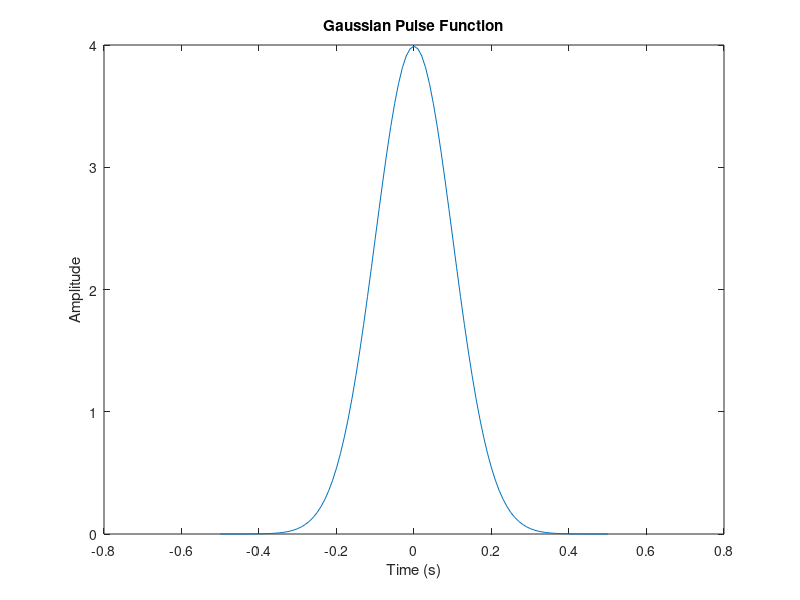
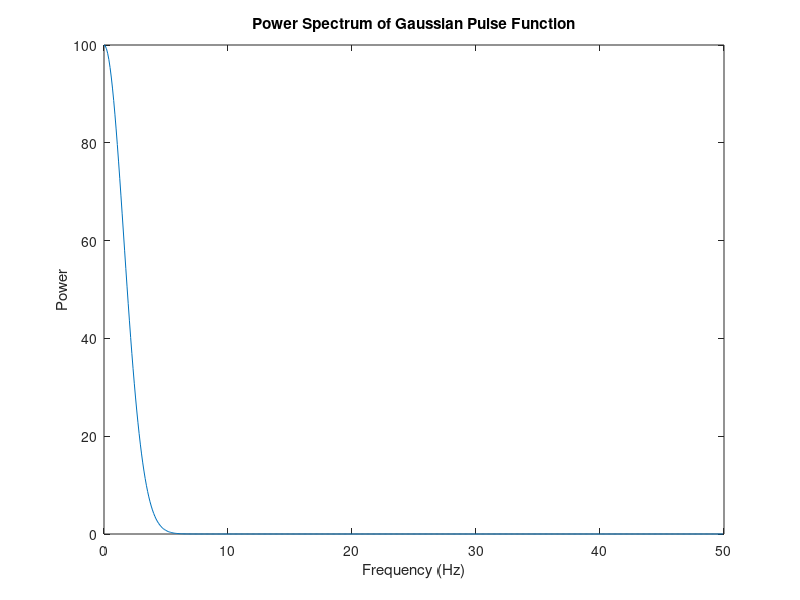

Write MATLAB code to recreate these figures, in order.
clear
clc
%
% FFT Gaussina Pulse Function
%
fs = 100; % Sampling Frequency
t = -0.5:1/fs:0.5; % Time Vector (1 second)
%
x = 1/(sqrt(2*pi*0.01))*(exp(-t.^2/(2*0.01))); % Generate Gaussian Pulse
%
% Fast Fourier Transform
%
nfft = 1024; % Length of FFT
%
% Take FFT, padding with zeros so that length(X) is equal to nfft
%
X = fft(x,nfft);
%
% FFT is symmetric, throw away second half
%
X = X(1:nfft/2);
%
% Take the magnitude of FFT of x
%
mx = abs(X);
%
% Frequency vector
%
fv = (0:nfft/2-1)*fs/nfft; 
%
% Generate the Plot
%
figure(1)
plot(t,x);
title('Gaussian Pulse Function');
xlabel('Time (s)');
ylabel('Amplitude');
%
figure(2)
plot(fv,mx); 
title('Power Spectrum of Gaussian Pulse Function');
xlabel('Frequency (Hz)');
ylabel('Power');